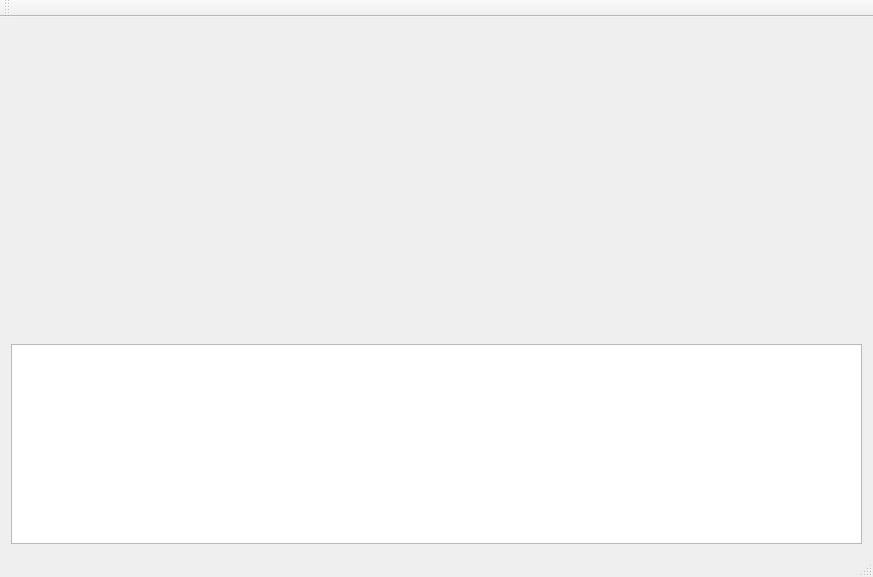
<?xml version="1.0" encoding="UTF-8"?>
<ui version="4.0">
 <class>MainWindow</class>
 <widget class="QMainWindow" name="MainWindow">
  <property name="geometry">
   <rect>
    <x>0</x>
    <y>0</y>
    <width>873</width>
    <height>577</height>
   </rect>
  </property>
  <property name="windowTitle">
   <string>MainWindow</string>
  </property>
  <widget class="QWidget" name="centralWidget">
   <layout class="QVBoxLayout" name="verticalLayout">
    <item>
     <widget class="QWidget" name="widget" native="true">
      <property name="sizePolicy">
       <sizepolicy hsizetype="Preferred" vsizetype="Maximum">
        <horstretch>0</horstretch>
        <verstretch>0</verstretch>
       </sizepolicy>
      </property>
      <property name="maximumSize">
       <size>
        <width>16777215</width>
        <height>800</height>
       </size>
      </property>
      <layout class="QHBoxLayout" name="horizontalLayout">
       <item>
        <widget class="QWidget" name="concession" native="true">
         <layout class="QVBoxLayout" name="concess"/>
        </widget>
       </item>
       <item>
        <widget class="QWidget" name="knowledge" native="true">
         <layout class="QVBoxLayout" name="know"/>
        </widget>
       </item>
       <item>
        <widget class="QWidget" name="rejection" native="true">
         <layout class="QVBoxLayout" name="reject"/>
        </widget>
       </item>
      </layout>
     </widget>
    </item>
    <item>
     <widget class="QTextBrowser" name="textBrowser">
      <property name="maximumSize">
       <size>
        <width>16777215</width>
        <height>200</height>
       </size>
      </property>
     </widget>
    </item>
   </layout>
  </widget>
  <widget class="QMenuBar" name="menuBar">
   <property name="geometry">
    <rect>
     <x>0</x>
     <y>0</y>
     <width>873</width>
     <height>25</height>
    </rect>
   </property>
  </widget>
  <widget class="QToolBar" name="mainToolBar">
   <attribute name="toolBarArea">
    <enum>TopToolBarArea</enum>
   </attribute>
   <attribute name="toolBarBreak">
    <bool>false</bool>
   </attribute>
  </widget>
  <widget class="QStatusBar" name="statusBar"/>
 </widget>
 <layoutdefault spacing="6" margin="11"/>
 <resources/>
 <connections/>
</ui>
